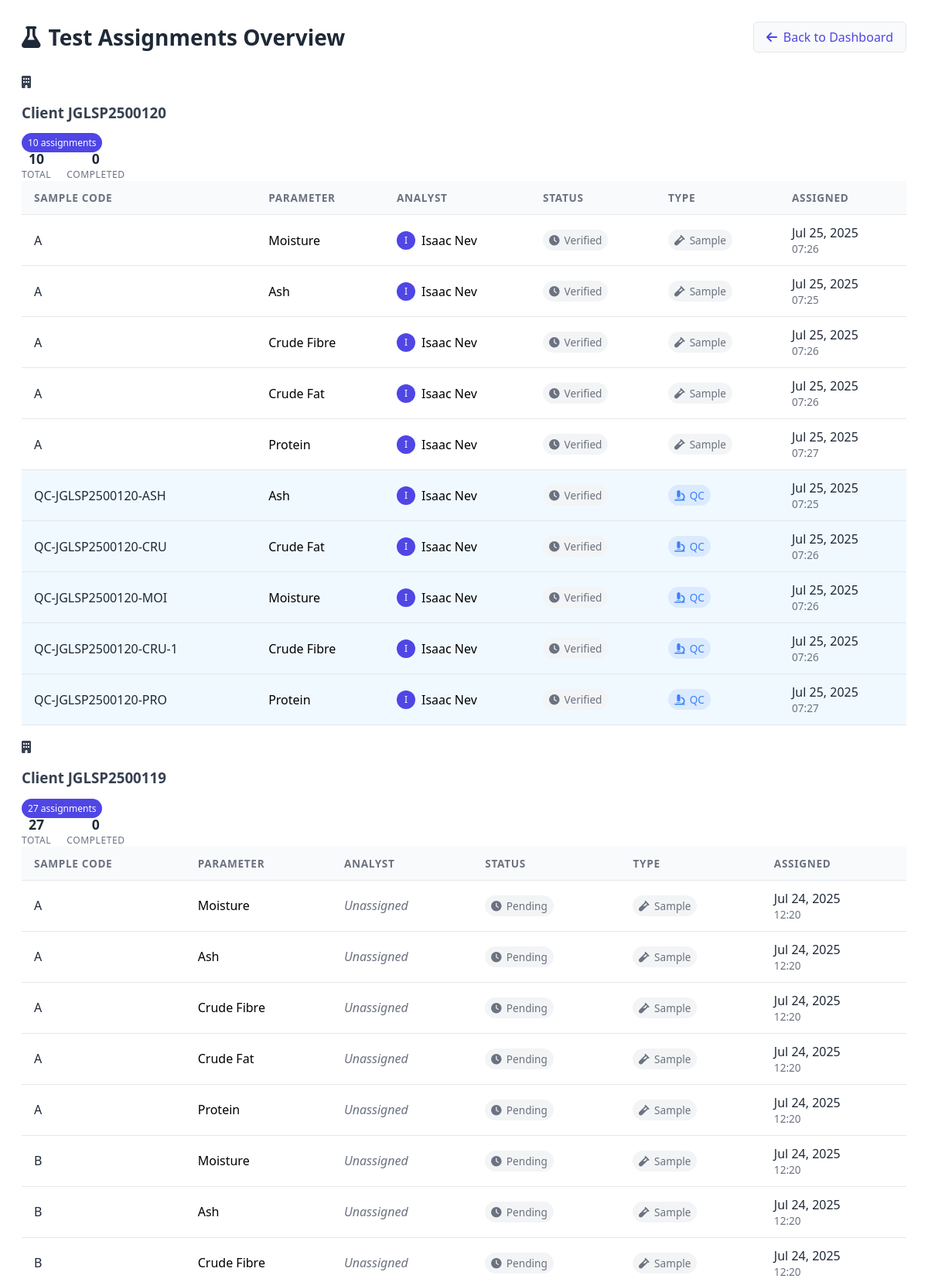
/manager/test-assignments/ (signed in, upper part), run on the app's committed database.
### lims/models/client.py (models this page shows, shortened)
class Client(models.Model):
    client_id = models.CharField(max_length=20, unique=True)
    name = models.CharField(max_length=100)
    organization = models.CharField(max_length=150)
    email = models.EmailField()
    phone = models.CharField(max_length=20)
    address = models.TextField()
    token = models.CharField(max_length=20, unique=True, blank=True)
    created = models.DateTimeField(auto_now_add=True)
    coa_released = models.BooleanField(default=False)
    summary_text = models.TextField(blank=True, null=True)
    summary_confirmed = models.BooleanField(default=False)
    history = HistoricalRecords()

### lims/models/test_assignment.py (models this page shows, shortened)
class TestAssignment(models.Model):
    sample = models.ForeignKey(Sample, on_delete=models.CASCADE)
    parameter = models.ForeignKey(Parameter, on_delete=models.CASCADE)
    analyst = models.ForeignKey(settings.AUTH_USER_MODEL, on_delete=models.SET_NULL, null=True)
    assigned_date = models.DateTimeField(auto_now_add=True)
    status = models.CharField(max_length=20, default='pending')
    equipment_used = models.ForeignKey(
    'lims.Equipment',
    null=True,
    blank=True,
    on_delete=models.SET_NULL,
    help_text="Equipment used for this test"
)
    is_control = models.BooleanField(default=False)
    is_reference = models.BooleanField(default=False)
    manager_comment = models.TextField(null=True, blank=True)
    history = HistoricalRecords()

### lims/models/sample.py (models this page shows, shortened)
class Sample(models.Model):
    client = models.ForeignKey(Client, on_delete=models.CASCADE)
    sample_code = models.CharField(max_length=50)
    sample_type = models.CharField(max_length=100)
    weight = models.DecimalField(max_digits=6, decimal_places=2)
    temperature = models.DecimalField(max_digits=5, decimal_places=2, null=True, blank=True)
    humidity = models.DecimalField(max_digits=5, decimal_places=2, null=True, blank=True)
    status = models.CharField(max_length=20, choices=SampleStatus.choices, default=SampleStatus.RECEIVED)
    received_date = models.DateField(auto_now_add=True)
    verified_at = models.DateTimeField(null=True, blank=True)
    coa_released = models.BooleanField(default=False)
    manager_comment = models.TextField(blank=True, null=True)
    history = HistoricalRecords()

### lims/models/parameter.py (models this page shows, shortened)
class Parameter(models.Model):
    group = models.ForeignKey(
        ParameterGroup,
        on_delete=models.CASCADE,
        help_text="The group this parameter belongs to."
    )
    default_equipment = models.ForeignKey(
        Equipment,
        null=True,
        blank=True,
        on_delete=models.SET_NULL,
        help_text="Preferred equipment for this test (if any)."
    )
    name = models.CharField(
        max_length=100,
        help_text="Name of the parameter (e.g., Moisture)."
    )
    unit = models.CharField(
        max_length=20,
        help_text="Measurement unit for this parameter (e.g., %, mg/kg)."
    )
    method = models.CharField(
        max_length=150,
        help_text="Method used for analyzing this parameter."
    )
    ref_limit = models.CharField(
        max_length=50,
        help_text="Reference limit or threshold for this parameter."
    )
    default_price = models.DecimalField(
        max_digits=8,
        decimal_places=2,
        help_text="Default price for analyzing this parameter."
    )

### users/models.py (models this page shows, shortened)
class User(AbstractUser):
    role = models.CharField(max_length=10, choices=RoleChoices.choices)

### lims/views/test_assignments.py (the view)
# urls.py: path("manager/test-assignments/", views.test_assignment_list, name="test_assignment_list"),
@login_required
@user_passes_test(lambda u: u.is_manager)
def test_assignment_list(request):
    assignments = TestAssignment.objects.select_related(
        "sample__client", "parameter", "analyst"
    ).order_by("-sample__received_date")
    grouped_assignments = defaultdict(list)
    for assignment in assignments:
        client = assignment.sample.client
        if client and client.client_id:
            grouped_assignments[client.client_id].append(assignment)
    grouped_data = {}
    for client_id, client_assignments in grouped_assignments.items():
        completed = [a for a in client_assignments if a.status == "completed"]
        grouped_data[client_id] = {
            "assignments": client_assignments,
            "completed_count": len(completed),
            "total_count": len(client_assignments),
        }
    return render(request, "lims/manager/test_assignments.html", {
        "grouped_assignments": grouped_data
    })

### lims/templates/lims/manager/test_assignments.html (shortened to what this page needs)
<div class="test-assignments-container">
  <div class="assignments-header">
    <div class="header-content">
      <h2><i class="fas fa-flask"></i> Test Assignments Overview</h2>
      <a href="{% url 'manager_dashboard' %}" class="back-to-dashboard">
        <i class="fas fa-arrow-left"></i> Back to Dashboard
      </a>
    </div>
  </div>
{% if grouped_assignments %}
  <div class="assignments-grid">
    {% for client_id, data in grouped_assignments.items %}
      <div class="client-assignment-card">
        <div class="card-header">
          <i class="fas fa-building"></i>
          <h3>Client {{ client_id }}</h3>
          <span class="badge count-badge">
            {{ data.total_count }} assignment{{ data.total_count|pluralize }}
          </span>
        </div>
        <div class="client-stats">
          <div class="stat-item">
            <span class="stat-value">{{ data.total_count }}</span>
            <span class="stat-label">Total</span>
          </div>
          <div class="stat-item">
            <span class="stat-value">{{ data.completed_count }}</span>
            <span class="stat-label">Completed</span>
          </div>
        </div>
        <div class="assignments-table-container">
          <table class="assignments-table">
            <thead>
              <tr>
                <th>Sample Code</th>
                <th>Parameter</th>
                <th>Analyst</th>
                <th>Status</th>
                <th>Type</th>
                <th>Assigned</th>
              </tr>
            </thead>
            <tbody>
              {% for assignment in data.assignments %}
                <tr class="assignment-row {% if assignment.is_control %}control-row{% endif %}">
                  <td>
                    <span class="sample-code">{{ assignment.sample.sample_code }}</span>
                  </td>
                  <td>{{ assignment.parameter.name }}</td>
                  <td>
                    {% if assignment.analyst %}
                      <div class="analyst-info">
                        <span class="analyst-avatar">{{ assignment.analyst.get_full_name|first|upper }}</span>
                        {{ assignment.analyst.get_full_name }}
                      </div>
                    {% else %}
                      <span class="unassigned">Unassigned</span>
                    {% endif %}
                  </td>
                  <td>
                    {% if assignment.status == "completed" %}
                      <span class="status-badge completed">
                        <i class="fas fa-check-circle"></i> Completed
                      </span>
                    {% elif assignment.status == "in_progress" %}
                      <span class="status-badge in-progress">
                        <i class="fas fa-spinner"></i> In Progress
                      </span>
                    {% else %}
                      <span class="status-badge pending">
                        <i class="fas fa-clock"></i> {{ assignment.status|capfirst }}
                      </span>
                    {% endif %}
                  </td>
                  <td>
                    {% if assignment.is_control %}
                      <span class="type-badge control">
                        <i class="fas fa-microscope"></i> QC
                      </span>
                    {% else %}
                      <span class="type-badge sample">
                        <i class="fas fa-vial"></i> Sample
                      </span>
                    {% endif %}
                  </td>
                  <td>
                    <div class="date-info">
                      <div class="date">{{ assignment.assigned_date|date:"M d, Y" }}</div>
                      <div class="time">{{ assignment.assigned_date|date:"H:i" }}</div>
                    </div>
                  </td>
                </tr>
              {% endfor %}
            </tbody>
          </table>
        </div>
      </div>
    {% endfor %}
  </div>
{% else %}
  <div class="no-assignments">
    <p>No test assignments found.</p>
  </div>
{% endif %}

### lims/templates/lims/manager/test_assignments.html (style rules this page uses)
.test-assignments-container { font-family: 'Segoe UI', Roboto, sans-serif; color: #374151; max-width: 1200px; margin: 0 auto; padding: 20px; }
.assignments-header { margin-bottom: 30px; }
.header-content { display: flex; justify-content: space-between; align-items: center; flex-wrap: wrap; gap: 15px; }
.assignments-header h2 { font-size: 1.75rem; font-weight: 600; color: var(--dark); margin: 0; display: flex; align-items: center; gap: 10px; }
.back-to-dashboard { display: inline-flex; align-items: center; gap: 8px; padding: 8px 16px; background-color: var(--light); color: var(--primary); border-radius: 6px; text-decoration: none; font-weight: 500; transition: all 0.2s ease; border: 1px solid var(--light-gray); }
.assignments-grid { display: flex; flex-direction: column; gap: 20px; }
.count-badge { background-color: var(--primary); color: white; font-size: 0.75rem; padding: 4px 8px; border-radius: 9999px; font-weight: 500; }
.client-stats { display: flex; gap: 20px; }
.stat-item { text-align: center; }
.stat-value { display: block; font-size: 1.1rem; font-weight: 600; color: var(--dark); }
.stat-label { display: block; font-size: 0.75rem; color: var(--gray); text-transform: uppercase; letter-spacing: 0.05em; }
.assignments-table-container { overflow-x: auto; }
.assignments-table { width: 100%; border-collapse: collapse; }
.assignments-table th { background-color: #f9fafb; padding: 12px 16px; text-align: left; font-size: 0.85rem; font-weight: 600; color: var(--gray); text-transform: uppercase; letter-spacing: 0.05em; border-bottom: 1px solid var(--light-gray); }
.assignments-table td { padding: 12px 16px; border-bottom: 1px solid var(--light-gray); vertical-align: middle; }
.control-row { background-color: #f0f9ff; }
.sample-code { font-weight: 500; color: var(--dark); }
.analyst-info { display: flex; align-items: center; gap: 8px; }
.analyst-avatar { width: 24px; height: 24px; background-color: var(--primary); color: white; border-radius: 50%; display: flex; align-items: center; justify-content: center; font-size: 0.75rem; font-weight: 500; }
.unassigned { color: var(--gray); font-style: italic; }
.status-badge { display: inline-flex; align-items: center; gap: 6px; padding: 4px 8px; border-radius: 9999px; font-size: 0.85rem; font-weight: 500; }
.status-badge.pending { background-color: #f3f4f6; color: var(--gray); }
.type-badge { display: inline-flex; align-items: center; gap: 6px; padding: 4px 8px; border-radius: 9999px; font-size: 0.85rem; font-weight: 500; }
.type-badge.control { background-color: #dbeafe; color: var(--info); }
.type-badge.sample { background-color: #f3f4f6; color: var(--gray); }
.date-info { display: flex; flex-direction: column; }
.date { font-weight: 500; color: var(--dark); }
.time { font-size: 0.85rem; color: var(--gray); }

### data on the page
Client: grouped_assignments "JGLSP2500120"
TestAssignment: sample.sample_code "A", parameter.name "Moisture", analyst.get_full_name|first "I", analyst.get_full_name "Isaac Nev", status "Verified", is_control False (drawn), assigned_date "Jul 25, 2025", assigned_date "07:26"
TestAssignment: sample.sample_code "A", parameter.name "Ash", analyst.get_full_name|first "I", analyst.get_full_name "Isaac Nev", status "Verified", is_control False (drawn), assigned_date "Jul 25, 2025", assigned_date "07:25"
TestAssignment: sample.sample_code "A", parameter.name "Crude Fibre", analyst.get_full_name|first "I", analyst.get_full_name "Isaac Nev", status "Verified", is_control False (drawn), assigned_date "Jul 25, 2025", assigned_date "07:26"
TestAssignment: sample.sample_code "A", parameter.name "Crude Fat", analyst.get_full_name|first "I", analyst.get_full_name "Isaac Nev", status "Verified", is_control False (drawn), assigned_date "Jul 25, 2025", assigned_date "07:26"
TestAssignment: sample.sample_code "A", parameter.name "Protein", analyst.get_full_name|first "I", analyst.get_full_name "Isaac Nev", status "Verified", is_control False (drawn), assigned_date "Jul 25, 2025", assigned_date "07:27"
TestAssignment: sample.sample_code "QC-JGLSP2500120-ASH", parameter.name "Ash", analyst.get_full_name|first "I", analyst.get_full_name "Isaac Nev", status "Verified", is_control True (drawn), assigned_date "Jul 25, 2025", assigned_date "07:25"
TestAssignment: sample.sample_code "QC-JGLSP2500120-CRU", parameter.name "Crude Fat", analyst.get_full_name|first "I", analyst.get_full_name "Isaac Nev", status "Verified", is_control True (drawn), assigned_date "Jul 25, 2025", assigned_date "07:26"
TestAssignment: sample.sample_code "QC-JGLSP2500120-MOI", parameter.name "Moisture", analyst.get_full_name|first "I", analyst.get_full_name "Isaac Nev", status "Verified", is_control True (drawn), assigned_date "Jul 25, 2025", assigned_date "07:26"
TestAssignment: sample.sample_code "QC-JGLSP2500120-CRU-1", parameter.name "Crude Fibre", analyst.get_full_name|first "I", analyst.get_full_name "Isaac Nev", status "Verified", is_control True (drawn), assigned_date "Jul 25, 2025", assigned_date "07:26"
TestAssignment: sample.sample_code "QC-JGLSP2500120-PRO", parameter.name "Protein", analyst.get_full_name|first "I", analyst.get_full_name "Isaac Nev", status "Verified", is_control True (drawn), assigned_date "Jul 25, 2025", assigned_date "07:27"
Client: grouped_assignments "JGLSP2500119"
TestAssignment: sample.sample_code "A", parameter.name "Moisture", shows "Unassigned", status "Pending", is_control False (drawn), assigned_date "Jul 24, 2025", assigned_date "12:20"
TestAssignment: sample.sample_code "A", parameter.name "Ash", shows "Unassigned", status "Pending", is_control False (drawn), assigned_date "Jul 24, 2025", assigned_date "12:20"
TestAssignment: sample.sample_code "A", parameter.name "Crude Fibre", shows "Unassigned", status "Pending", is_control False (drawn), assigned_date "Jul 24, 2025", assigned_date "12:20"
TestAssignment: sample.sample_code "A", parameter.name "Crude Fat", shows "Unassigned", status "Pending", is_control False (drawn), assigned_date "Jul 24, 2025", assigned_date "12:20"
TestAssignment: sample.sample_code "A", parameter.name "Protein", shows "Unassigned", status "Pending", is_control False (drawn), assigned_date "Jul 24, 2025", assigned_date "12:20"
TestAssignment: sample.sample_code "B", parameter.name "Moisture", shows "Unassigned", status "Pending", is_control False (drawn), assigned_date "Jul 24, 2025", assigned_date "12:20"
TestAssignment: sample.sample_code "B", parameter.name "Ash", shows "Unassigned", status "Pending", is_control False (drawn), assigned_date "Jul 24, 2025", assigned_date "12:20"
TestAssignment: sample.sample_code "B", parameter.name "Crude Fibre", shows "Unassigned", status "Pending", is_control False (drawn), assigned_date "Jul 24, 2025", assigned_date "12:20"

### other printed values
{{ data.total_count }} "10" "27"
{{ data.completed_count }} "0" "0"
